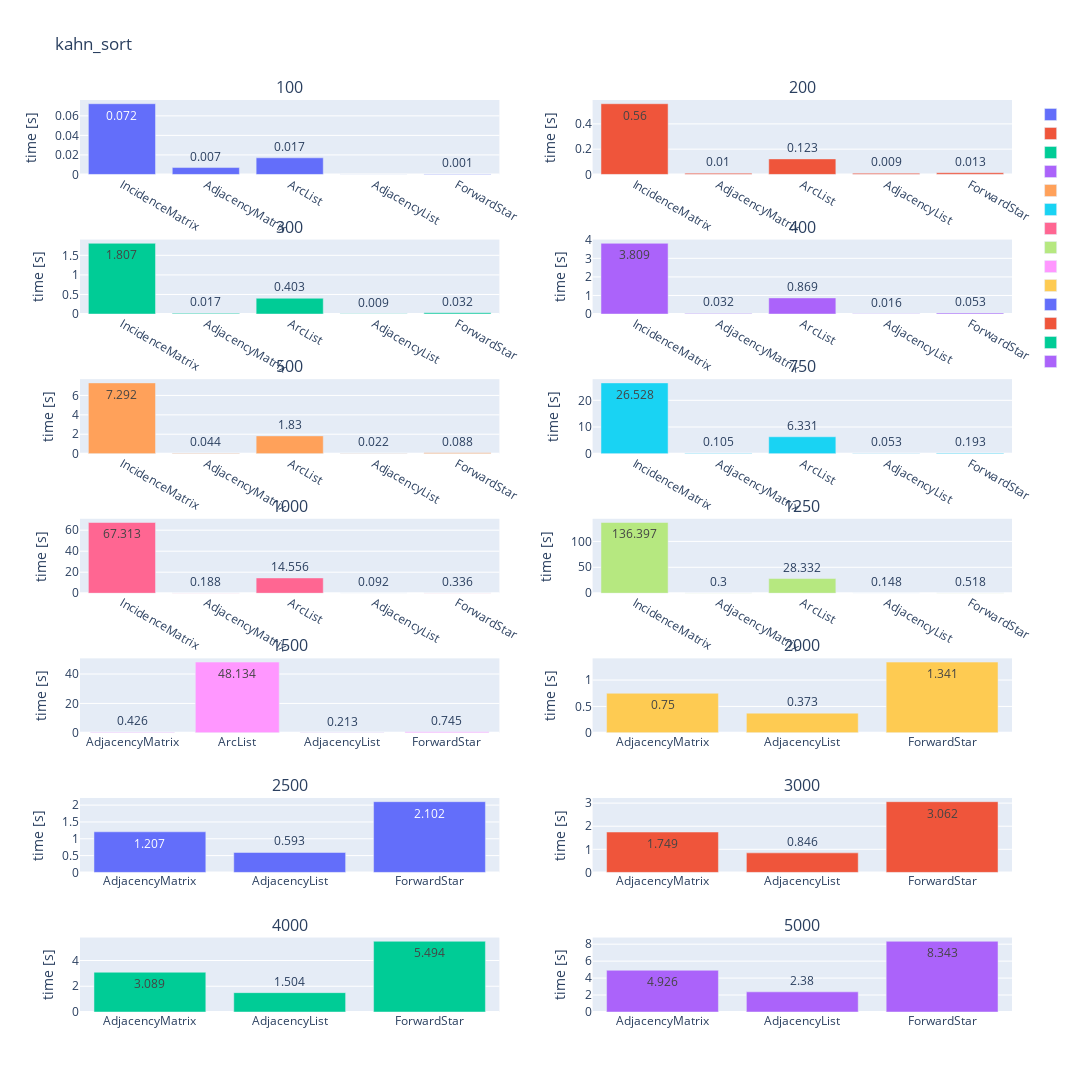

Source (notebook cell):
### Code cell
compareSortTimesForGraphSizes(times["kahn_sort"], "kahn_sort")

### Figure 1 — Plotly figure (JSON) as saved in the notebook; plotly's stock layout.template omitted (floating-point values rounded to 4 significant figures)
{"data": [{"name": "", "text": ["0.072", "0.007", "0.017", "0.0", "0.001"], "textposition": "auto", "type": "bar", "x": ["IncidenceMatrix", "AdjacencyMatrix", "ArcList", "AdjacencyList", "ForwardStar"], "xaxis": "x", "y": [0.07241, 0.007051, 0.01705, 0, 0.0005193], "yaxis": "y"}, {"name": "", "text": ["0.56", "0.01", "0.123", "0.009", "0.013"], "textposition": "auto", "type": "bar", "x": ["IncidenceMatrix", "AdjacencyMatrix", "ArcList", "AdjacencyList", "ForwardStar"], "xaxis": "x2", "y": [0.5595, 0.009897, 0.1232, 0.009443, 0.01316], "yaxis": "y2"}, {"name": "", "text": ["1.807", "0.017", "0.403", "0.009", "0.032"], "textposition": "auto", "type": "bar", "x": ["IncidenceMatrix", "AdjacencyMatrix", "ArcList", "AdjacencyList", "ForwardStar"], "xaxis": "x3", "y": [1.807, 0.01736, 0.4033, 0.008791, 0.0318], "yaxis": "y3"}, {"name": "", "text": ["3.809", "0.032", "0.869", "0.016", "0.053"], "textposition": "auto", "type": "bar", "x": ["IncidenceMatrix", "AdjacencyMatrix", "ArcList", "AdjacencyList", "ForwardStar"], "xaxis": "x4", "y": [3.809, 0.03214, 0.8692, 0.01621, 0.05323], "yaxis": "y4"}, {"name": "", "text": ["7.292", "0.044", "1.83", "0.022", "0.088"], "textposition": "auto", "type": "bar", "x": ["IncidenceMatrix", "AdjacencyMatrix", "ArcList", "AdjacencyList", "ForwardStar"], "xaxis": "x5", "y": [7.292, 0.04413, 1.83, 0.02231, 0.08802], "yaxis": "y5"}, {"name": "", "text": ["26.528", "0.105", "6.331", "0.053", "0.193"], "textposition": "auto", "type": "bar", "x": ["IncidenceMatrix", "AdjacencyMatrix", "ArcList", "AdjacencyList", "ForwardStar"], "xaxis": "x6", "y": [26.53, 0.1047, 6.331, 0.0526, 0.1933], "yaxis": "y6"}, {"name": "", "text": ["67.313", "0.188", "14.556", "0.092", "0.336"], "textposition": "auto", "type": "bar", "x": ["IncidenceMatrix", "AdjacencyMatrix", "ArcList", "AdjacencyList", "ForwardStar"], "xaxis": "x7", "y": [67.31, 0.1884, 14.56, 0.09155, 0.3359], "yaxis": "y7"}, {"name": "", "text": ["136.397", "0.3", "28.332", "0.148", "0.518"], "textposition": "auto", "type": "bar", "x": ["IncidenceMatrix", "AdjacencyMatrix", "ArcList", "AdjacencyList", "ForwardStar"], "xaxis": "x8", "y": [136.4, 0.3003, 28.33, 0.1476, 0.5181], "yaxis": "y8"}, {"name": "", "text": ["0.426", "48.134", "0.213", "0.745"], "textposition": "auto", "type": "bar", "x": ["AdjacencyMatrix", "ArcList", "AdjacencyList", "ForwardStar"], "xaxis": "x9", "y": [0.4258, 48.13, 0.2129, 0.7455], "yaxis": "y9"}, {"name": "", "text": ["0.75", "0.373", "1.341"], "textposition": "auto", "type": "bar", "x": ["AdjacencyMatrix", "AdjacencyList", "ForwardStar"], "xaxis": "x10", "y": [0.7497, 0.3732, 1.341], "yaxis": "y10"}, {"name": "", "text": ["1.207", "0.593", "2.102"], "textposition": "auto", "type": "bar", "x": ["AdjacencyMatrix", "AdjacencyList", "ForwardStar"], "xaxis": "x11", "y": [1.207, 0.5929, 2.102], "yaxis": "y11"}, {"name": "", "text": ["1.749", "0.846", "3.062"], "textposition": "auto", "type": "bar", "x": ["AdjacencyMatrix", "AdjacencyList", "ForwardStar"], "xaxis": "x12", "y": [1.749, 0.8459, 3.062], "yaxis": "y12"}, {"name": "", "text": ["3.089", "1.504", "5.494"], "textposition": "auto", "type": "bar", "x": ["AdjacencyMatrix", "AdjacencyList", "ForwardStar"], "xaxis": "x13", "y": [3.089, 1.504, 5.494], "yaxis": "y13"}, {"name": "", "text": ["4.926", "2.38", "8.343"], "textposition": "auto", "type": "bar", "x": ["AdjacencyMatrix", "AdjacencyList", "ForwardStar"], "xaxis": "x14", "y": [4.926, 2.38, 8.343], "yaxis": "y14"}], "layout": {"annotations": [{"font": {"size": 16}, "showarrow": false, "text": "100", "x": 0.225, "xanchor": "center", "xref": "paper", "y": 1.0, "yanchor": "bottom", "yref": "paper"}, {"font": {"size": 16}, "showarrow": false, "text": "200", "x": 0.775, "xanchor": "center", "xref": "paper", "y": 1.0, "yanchor": "bottom", "yref": "paper"}, {"font": {"size": 16}, "showarrow": false, "text": "300", "x": 0.225, "xanchor": "center", "xref": "paper", "y": 0.8469, "yanchor": "bottom", "yref": "paper"}, {"font": {"size": 16}, "showarrow": false, "text": "400", "x": 0.775, "xanchor": "center", "xref": "paper", "y": 0.8469, "yanchor": "bottom", "yref": "paper"}, {"font": {"size": 16}, "showarrow": false, "text": "500", "x": 0.225, "xanchor": "center", "xref": "paper", "y": 0.6939, "yanchor": "bottom", "yref": "paper"}, {"font": {"size": 16}, "showarrow": false, "text": "750", "x": 0.775, "xanchor": "center", "xref": "paper", "y": 0.6939, "yanchor": "bottom", "yref": "paper"}, {"font": {"size": 16}, "showarrow": false, "text": "1000", "x": 0.225, "xanchor": "center", "xref": "paper", "y": 0.5408, "yanchor": "bottom", "yref": "paper"}, {"font": {"size": 16}, "showarrow": false, "text": "1250", "x": 0.775, "xanchor": "center", "xref": "paper", "y": 0.5408, "yanchor": "bottom", "yref": "paper"}, {"font": {"size": 16}, "showarrow": false, "text": "1500", "x": 0.225, "xanchor": "center", "xref": "paper", "y": 0.3878, "yanchor": "bottom", "yref": "paper"}, {"font": {"size": 16}, "showarrow": false, "text": "2000", "x": 0.775, "xanchor": "center", "xref": "paper", "y": 0.3878, "yanchor": "bottom", "yref": "paper"}, {"font": {"size": 16}, "showarrow": false, "text": "2500", "x": 0.225, "xanchor": "center", "xref": "paper", "y": 0.2347, "yanchor": "bottom", "yref": "paper"}, {"font": {"size": 16}, "showarrow": false, "text": "3000", "x": 0.775, "xanchor": "center", "xref": "paper", "y": 0.2347, "yanchor": "bottom", "yref": "paper"}, {"font": {"size": 16}, "showarrow": false, "text": "4000", "x": 0.225, "xanchor": "center", "xref": "paper", "y": 0.08163, "yanchor": "bottom", "yref": "paper"}, {"font": {"size": 16}, "showarrow": false, "text": "5000", "x": 0.775, "xanchor": "center", "xref": "paper", "y": 0.08163, "yanchor": "bottom", "yref": "paper"}], "height": 1600, "title": {"text": "kahn_sort"}, "width": 1200, "xaxis": {"anchor": "y", "domain": [0, 0.45]}, "xaxis10": {"anchor": "y10", "domain": [0.55, 1]}, "xaxis11": {"anchor": "y11", "domain": [0, 0.45]}, "xaxis12": {"anchor": "y12", "domain": [0.55, 1]}, "xaxis13": {"anchor": "y13", "domain": [0, 0.45]}, "xaxis14": {"anchor": "y14", "domain": [0.55, 1]}, "xaxis2": {"anchor": "y2", "domain": [0.55, 1]}, "xaxis3": {"anchor": "y3", "domain": [0, 0.45]}, "xaxis4": {"anchor": "y4", "domain": [0.55, 1]}, "xaxis5": {"anchor": "y5", "domain": [0, 0.45]}, "xaxis6": {"anchor": "y6", "domain": [0.55, 1]}, "xaxis7": {"anchor": "y7", "domain": [0, 0.45]}, "xaxis8": {"anchor": "y8", "domain": [0.55, 1]}, "xaxis9": {"anchor": "y9", "domain": [0, 0.45]}, "yaxis": {"anchor": "x", "domain": [0.9184, 1.0], "title": {"text": "time [s]"}}, "yaxis10": {"anchor": "x10", "domain": [0.3061, 0.3878], "title": {"text": "time [s]"}}, "yaxis11": {"anchor": "x11", "domain": [0.1531, 0.2347], "title": {"text": "time [s]"}}, "yaxis12": {"anchor": "x12", "domain": [0.1531, 0.2347], "title": {"text": "time [s]"}}, "yaxis13": {"anchor": "x13", "domain": [0, 0.08163], "title": {"text": "time [s]"}}, "yaxis14": {"anchor": "x14", "domain": [0, 0.08163], "title": {"text": "time [s]"}}, "yaxis2": {"anchor": "x2", "domain": [0.9184, 1.0], "title": {"text": "time [s]"}}, "yaxis3": {"anchor": "x3", "domain": [0.7653, 0.8469], "title": {"text": "time [s]"}}, "yaxis4": {"anchor": "x4", "domain": [0.7653, 0.8469], "title": {"text": "time [s]"}}, "yaxis5": {"anchor": "x5", "domain": [0.6122, 0.6939], "title": {"text": "time [s]"}}, "yaxis6": {"anchor": "x6", "domain": [0.6122, 0.6939], "title": {"text": "time [s]"}}, "yaxis7": {"anchor": "x7", "domain": [0.4592, 0.5408], "title": {"text": "time [s]"}}, "yaxis8": {"anchor": "x8", "domain": [0.4592, 0.5408], "title": {"text": "time [s]"}}, "yaxis9": {"anchor": "x9", "domain": [0.3061, 0.3878], "title": {"text": "time [s]"}}}}
